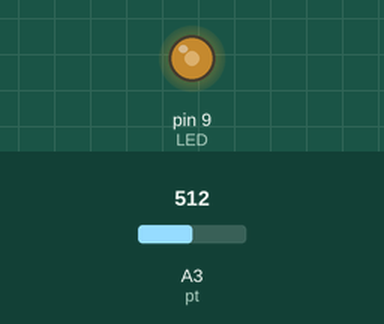
This sketch was run on a simulated Arduino Uno, built with avr-gcc and run on an emulated ATmega328P. On the bench: output pins drawn as LEDs (lit = HIGH). Inputs (shaded band) come from the test bench; at power-on: A3 (pt) = 512.

Above: at 1.2 s.
1.3 s: A3 (pt) set to 716
At 2.1 s:
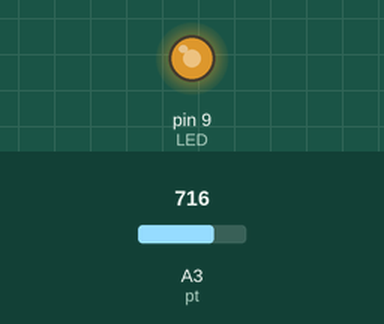
2.8 s: A3 (pt) set to 900
At 3.2 s:
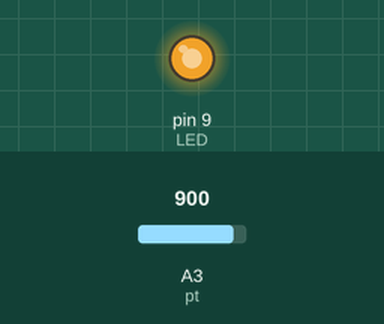
4.3 s: A3 (pt) set to 122
At 5.5 s:
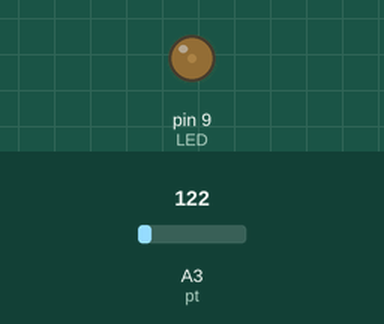
5.8 s: A3 (pt) set to 0
At 6.7 s:
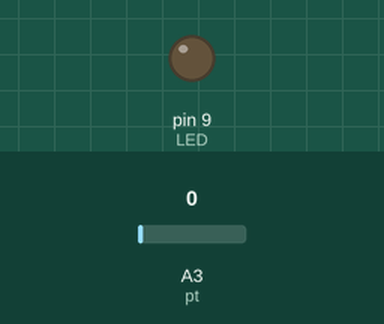
7.3 s: A3 (pt) set to 511
At 7.8 s:
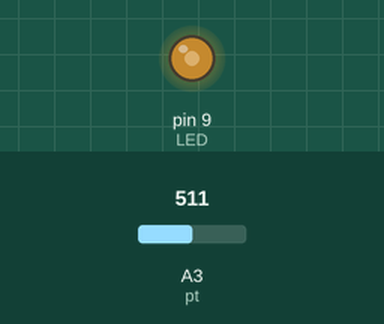
Timing chart, 0 to 9.8 s (numbered marks = the images above; inputs shaded):
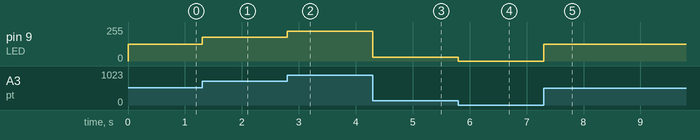

Measured:
- after the input at 1.3 s, pin 9 (LED): 127/255 → 178/255 at once
- after the input at 2.8 s, pin 9 (LED): 178/255 → 224/255 at once
- after the input at 4.3 s, pin 9 (LED): 224/255 → 30/255 at once
- after the input at 5.8 s, pin 9 (LED): 30/255 → 0/255 at once
- after the input at 7.3 s, pin 9 (LED): 0/255 → 127/255 at once

The sketch:

ex3.ino
```cpp
int LED = 9;
int pt = 3;

void setup() {
  pinMode(LED, OUTPUT);
  pinMode(pt, INPUT);
}

void loop() {
  int A = analogRead(pt);
  int B = map(A, 0, 1023, 0, 255);
  analogWrite(LED, B);
}
```
